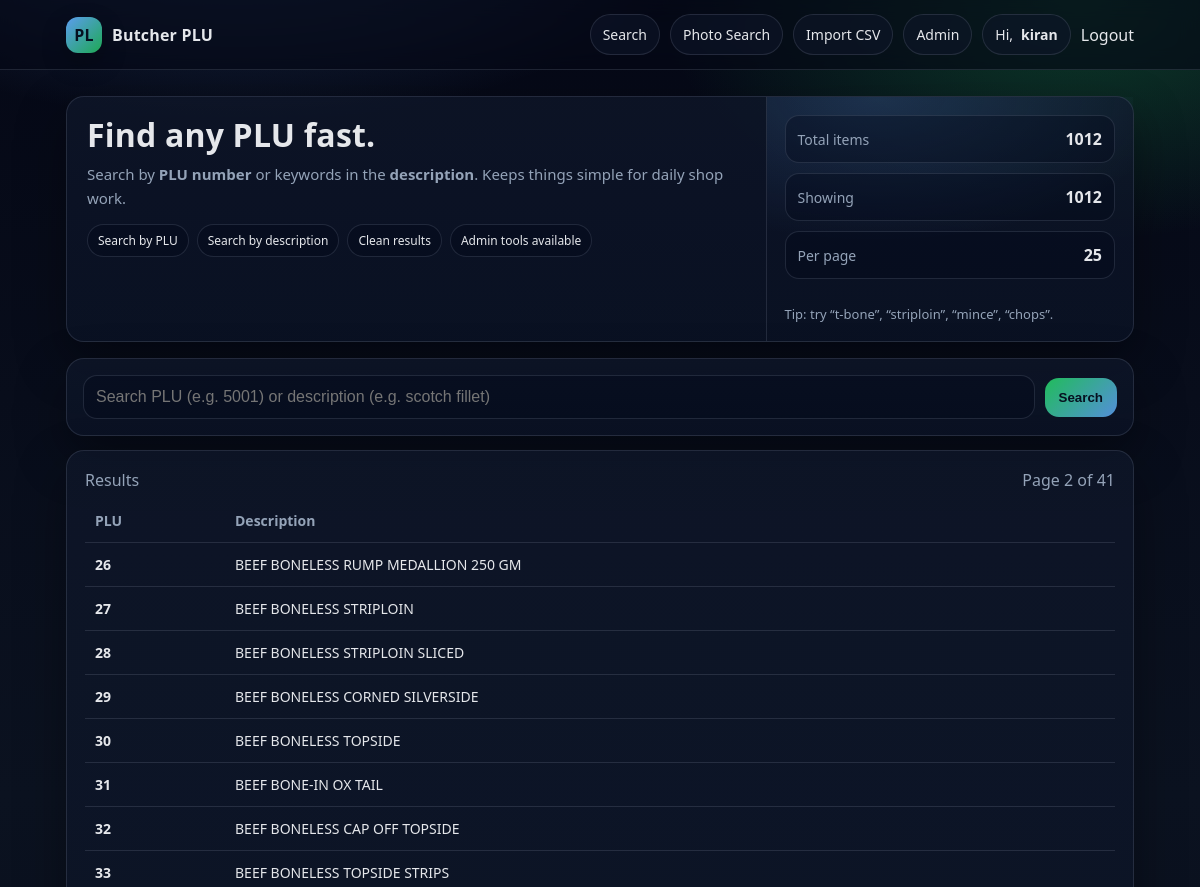
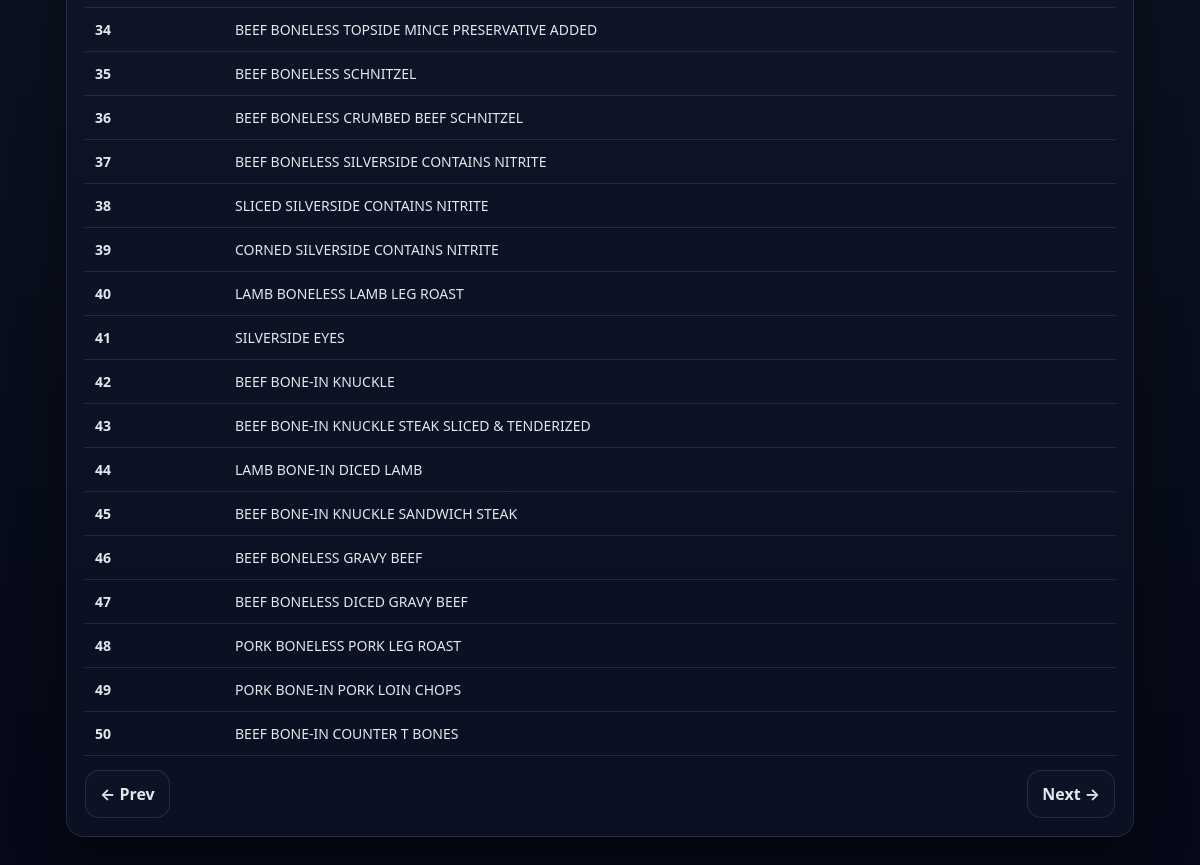
Page /?q=&page=2 (signed in) on the committed database (2 pictures, top to bottom).
### plu/models.py (models this page shows, shortened)
class PluItem(models.Model):
    plu_no = models.IntegerField(unique=True)
    description = models.CharField(max_length=255)

### plu/views.py (the view)
# urls.py: path("", views.plu_list, name="list"),
@login_required
def plu_list(request):
    q = (request.GET.get("q") or "").strip()
    qs = PluItem.objects.all().order_by("plu_no")  # ordered to avoid pagination warning
    if q:
        if q.isdigit():
            qs = qs.filter(Q(plu_no__icontains=q) | Q(description__icontains=q))
        else:
            qs = qs.filter(description__icontains=q)
    paginator = Paginator(qs, 25)
    page_number = request.GET.get("page")
    page_obj = paginator.get_page(page_number)
    total_count = PluItem.objects.count()
    return render(
        request,
        "plu/plu_list.html",
        {
            "page_obj": page_obj,
            "q": q,
            "total_count": total_count,
        },
    )

### templates/plu/plu_list.html (shortened to what this page needs)
{% extends "base.html" %}
{% block content %}
<div class="card hero">
  <div class="hero-left">
    <h1 class="title">Find any PLU fast.</h1>
    <p class="subtitle">
      Search by <strong>PLU number</strong> or keywords in the <strong>description</strong>.
      Keeps things simple for daily shop work.
    </p>
    <div class="badges">
      <span class="badge">Search by PLU</span>
      <span class="badge">Search by description</span>
      <span class="badge">Clean results</span>
      {% if request.user.is_staff %}
        <span class="badge">Admin tools available</span>
      {% endif %}
    </div>
  </div>
  <div class="hero-right">
    <div class="stat">
      <span>Total items</span>
      <strong>{{ total_count|default:"—" }}</strong>
    </div>
    <div class="stat">
      <span>Showing</span>
      <strong>{{ page_obj.paginator.count|default:"—" }}</strong>
    </div>
    <div class="stat">
      <span>Per page</span>
      <strong>25</strong>
    </div>
    <div class="footer-note">
      Tip: try “t-bone”, “striploin”, “mince”, “chops”.
    </div>
  </div>
</div>
<div class="card search-card" style="margin-top:16px;">
  <form method="get">
    <div class="row">
      <div style="flex:1; min-width:240px;">
        <input class="input" type="text" name="q" value="{{ q|default:'' }}"
               placeholder="Search PLU (e.g. 5001) or description (e.g. scotch fillet)">
      </div>
      <button class="btn primary" type="submit">Search</button>
    </div>
  </form>
</div>
<div class="card" style="margin-top:14px;">
  <div class="card-pad">
    {% if page_obj and page_obj.object_list %}
      <div class="row" style="justify-content:space-between; margin-bottom:8px;">
        <div class="muted">
          Results{% if q %} for “<strong>{{ q }}</strong>”{% endif %}
        </div>
        <div class="muted">
          Page {{ page_obj.number }} of {{ page_obj.paginator.num_pages }}
        </div>
      </div>
      <div style="overflow:auto;">
        <table>
          <thead>
            <tr>
              <th style="width:140px;">PLU</th>
              <th>Description</th>
            </tr>
          </thead>
          <tbody>
            {% for item in page_obj %}
              <tr>
                <td><strong>{{ item.plu_no }}</strong></td>
                <td>
                  <a href="{% url 'plu:detail' item.plu_no %}">
                    {{ item.description }}
                  </a>
                </td>
              </tr>
            {% endfor %}
          </tbody>
        </table>
      </div>
      <div class="row" style="justify-content:space-between; margin-top:14px;">
        <div class="muted">
          {% if page_obj.has_previous %}
            <a class="btn" href="?q={{ q|urlencode }}&page={{ page_obj.previous_page_number }}">← Prev</a>
          {% else %}
            <span class="btn" style="opacity:.45; cursor:not-allowed;">← Prev</span>
          {% endif %}
        </div>
        <div class="muted">
          {% if page_obj.has_next %}
            <a class="btn" href="?q={{ q|urlencode }}&page={{ page_obj.next_page_number }}">Next →</a>
          {% else %}
            <span class="btn" style="opacity:.45; cursor:not-allowed;">Next →</span>
          {% endif %}
        </div>
      </div>
    {% else %}
      <div class="muted">No items found{% if q %} for “<strong>{{ q }}</strong>”{% endif %}.</div>
    {% endif %}
  </div>
</div>
{% endblock %}

### templates/base.html (shortened to what this page needs)
<!doctype html>
<html lang="en">
<head>
</head>
<body>
<header>
  <div class="nav">
    <a class="brand" href="{% if request.user.is_authenticated %}{% url 'plu:list' %}{% else %}{% url 'plu:login' %}{% endif %}">
      <div class="logo">PL</div>
      <div>Butcher PLU</div>
    </a>
    <div class="navlinks">
      {% if request.user.is_authenticated %}
        <a class="pill" href="{% url 'plu:list' %}">Search</a>
        <a class="pill" href="{% url 'plu:photo_search' %}">Photo Search</a>
        {% if request.user.is_staff %}
          <a class="pill" href="{% url 'plu:import' %}">Import CSV</a>
          <a class="pill" href="/admin/">Admin</a>
        {% endif %}
        <span class="pill">Hi, <strong>{{ request.user.username }}</strong></span>
        <form method="post" action="{% url 'plu:logout' %}" style="display:inline;">
          <button type="submit" class="pill logout-btn">Logout</button>
        </form>
      {% else %}
        <a class="pill" href="{% url 'plu:login' %}">Login</a>
        <a class="pill primary" href="{% url 'plu:register' %}">Register</a>
      {% endif %}
    </div>
  </div>
</header>
<div class="wrap">
  {% block content %}{% endblock %}
</div>
</body>
</html>

### templates/base.html (style rules this page uses)
:root { --bg:#0b1220; --card:#0f172a; --card2:#0b1326; --text:#e5e7eb; --muted:#94a3b8; --line:rgba(148,163,184,.18); --accent:#22c55e; --accent2:#60a5fa; --danger:#ef4444; --shadow:0 20px 50px rgba(0,0,0,.35); --radius:18px; }
* { box-sizing:border-box; }
body { font-family: system-ui,-apple-system,Segoe UI,Roboto,Arial,sans-serif; margin:0; background: radial-gradient(900px 500px at 20% -10%, rgba(96,165,250,.35), transparent 60%), radial-gradient(700px 400px at 90% 0%, rgba(34,197,94,.28), transparent 60%), linear-gradient(180deg, #050816, #0b1220 45%, #050816); color:var(--text); min-height:100vh; }
a { color:inherit; text-decoration:none; }
header { position:sticky; top:0; z-index:50; backdrop-filter: blur(10px); background: rgba(5,8,22,.65); border-bottom:1px solid var(--line); }
.nav { max-width:1100px; margin:0 auto; padding:14px 16px; display:flex; align-items:center; justify-content:space-between; gap:12px; }
.brand { display:flex; align-items:center; gap:10px; font-weight:800; letter-spacing:.2px; }
.logo { width:36px; height:36px; border-radius:12px; background: linear-gradient(135deg, rgba(96,165,250,.95), rgba(34,197,94,.85)); box-shadow: 0 10px 25px rgba(0,0,0,.25); display:grid; place-items:center; font-weight:900; color:#06101f; }
.navlinks { display:flex; align-items:center; gap:10px; flex-wrap:wrap; justify-content:flex-end; }
.pill { display:inline-flex; align-items:center; gap:8px; padding:10px 12px; border-radius:999px; border:1px solid var(--line); background: rgba(15,23,42,.55); color:var(--text); font-size:14px; white-space:nowrap; }
.logout-btn { background:none; border:none; color:inherit; cursor:pointer; font:inherit; padding:0; }
.wrap { max-width:1100px; margin:0 auto; padding:18px 16px 40px; }
.card { border-radius: var(--radius); background: linear-gradient(180deg, rgba(15,23,42,.75), rgba(11,19,38,.75)); border:1px solid var(--line); box-shadow: var(--shadow); }
.card-pad { padding:18px; }
.hero { display:grid; grid-template-columns: 1.3fr .7fr; gap:16px; align-items:stretch; margin-top:8px; }
.hero-left { padding:20px; }
.title { font-size:32px; line-height:1.1; margin:0 0 10px; letter-spacing:.2px; }
.subtitle { margin:0; color:var(--muted); line-height:1.6; font-size:15px; }
.badges { display:flex; flex-wrap:wrap; gap:8px; margin-top:14px; }
.badge { font-size:12px; padding:7px 10px; border-radius:999px; border:1px solid var(--line); background: rgba(2,6,23,.35); color:var(--text); }
.hero-right { padding:18px; display:grid; gap:10px; background: radial-gradient(500px 240px at 30% 0%, rgba(96,165,250,.18), transparent 60%); border-left:1px solid var(--line); }
.stat { display:flex; justify-content:space-between; align-items:center; padding:12px 12px; border-radius:14px; border:1px solid var(--line); background: rgba(2,6,23,.35); font-size:14px; }
.stat span { color:var(--muted); }
.stat strong { font-size:16px; }
.search-card { margin-top:16px; padding:16px; }
.row { display:flex; gap:10px; flex-wrap:wrap; align-items:center; }
.input, input[type="text"], input[type="password"] { width:100%; padding:12px 12px; border-radius:14px; border:1px solid var(--line); background: rgba(2,6,23,.35); color:var(--text); outline:none; font-size:16px; }
.btn { display:inline-flex; align-items:center; justify-content:center; gap:8px; padding:12px 14px; border-radius:14px; border:1px solid var(--line); background: rgba(15,23,42,.55); color:var(--text); cursor:pointer; font-weight:650; white-space:nowrap; }
.btn.primary { border:none; background: linear-gradient(135deg, rgba(34,197,94,.95), rgba(96,165,250,.85)); color:#06101f; }
table { width:100%; border-collapse:collapse; }
th, td { padding:12px 10px; border-bottom:1px solid var(--line); text-align:left; font-size:14px; }
th { color:var(--muted); font-weight:700; }
.muted { color:var(--muted); }
.footer-note { margin-top:16px; color:var(--muted); font-size:13px; }

### rows in the picture
PluItem: plu_no "26", description "BEEF BONELESS RUMP MEDALLION 250 GM"
PluItem: plu_no "27", description "BEEF BONELESS STRIPLOIN"
PluItem: plu_no "28", description "BEEF BONELESS STRIPLOIN SLICED"
PluItem: plu_no "29", description "BEEF BONELESS CORNED SILVERSIDE"
PluItem: plu_no "30", description "BEEF BONELESS TOPSIDE"
PluItem: plu_no "31", description "BEEF BONE-IN OX TAIL"
PluItem: plu_no "32", description "BEEF BONELESS CAP OFF TOPSIDE"
PluItem: plu_no "33", description "BEEF BONELESS TOPSIDE STRIPS"
PluItem: plu_no "34", description "BEEF BONELESS TOPSIDE MINCE PRESERVATIVE ADDED"
PluItem: plu_no "35", description "BEEF BONELESS SCHNITZEL"
PluItem: plu_no "36", description "BEEF BONELESS CRUMBED BEEF SCHNITZEL"
PluItem: plu_no "37", description "BEEF BONELESS SILVERSIDE CONTAINS NITRITE"
PluItem: plu_no "38", description "SLICED SILVERSIDE CONTAINS NITRITE"
PluItem: plu_no "39", description "CORNED SILVERSIDE CONTAINS NITRITE"
PluItem: plu_no "40", description "LAMB BONELESS LAMB LEG ROAST"
PluItem: plu_no "41", description "SILVERSIDE EYES"
PluItem: plu_no "42", description "BEEF BONE-IN KNUCKLE"
PluItem: plu_no "43", description "BEEF BONE-IN KNUCKLE STEAK SLICED & TENDERIZED"
PluItem: plu_no "44", description "LAMB BONE-IN DICED LAMB"
PluItem: plu_no "45", description "BEEF BONE-IN KNUCKLE SANDWICH STEAK"
PluItem: plu_no "46", description "BEEF BONELESS GRAVY BEEF"
PluItem: plu_no "47", description "BEEF BONELESS DICED GRAVY BEEF"
PluItem: plu_no "48", description "PORK BONELESS PORK LEG ROAST"
PluItem: plu_no "49", description "PORK BONE-IN PORK LOIN CHOPS"
PluItem: plu_no "50", description "BEEF BONE-IN COUNTER T BONES"

### other values in the picture
{{ request.user.username }} "kiran"
{{ total_count|default:"—" }} "1012"
{{ page_obj.paginator.count|default:"—" }} "1012"
{{ page_obj.number }} "2"
{{ page_obj.paginator.num_pages }} "41"
